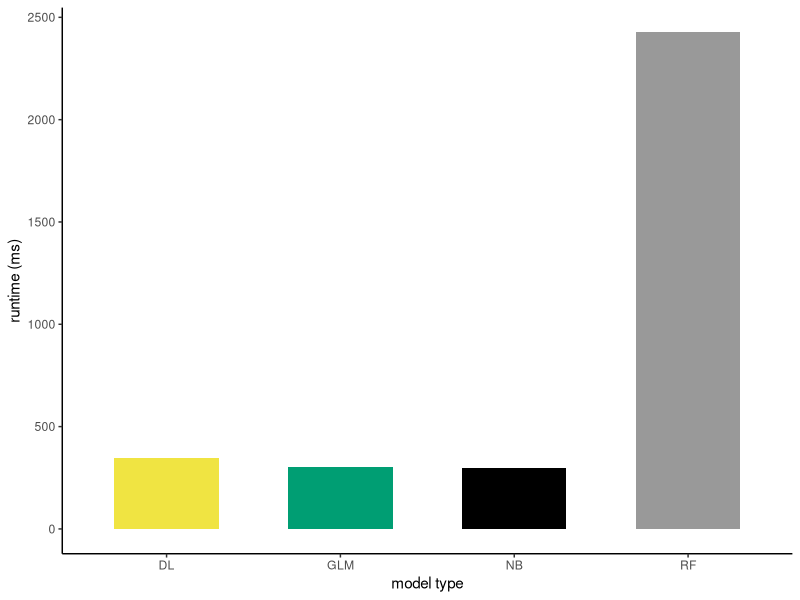
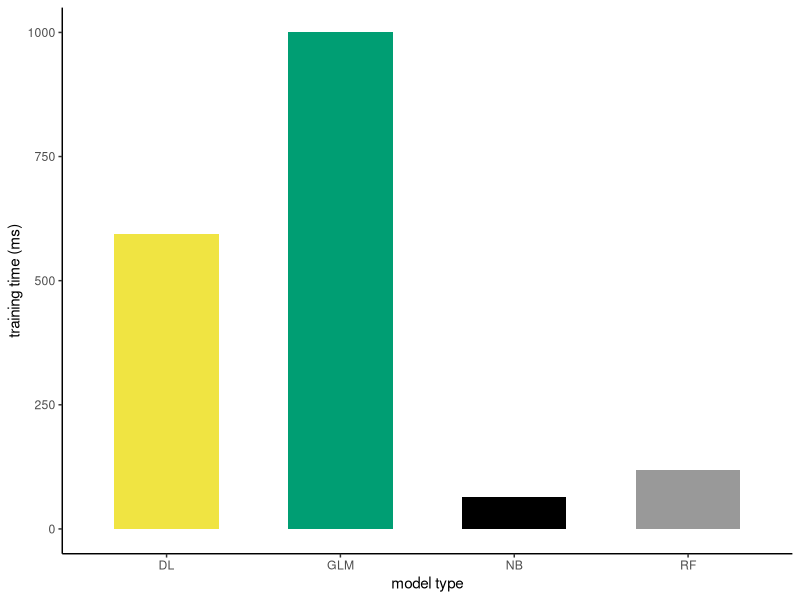
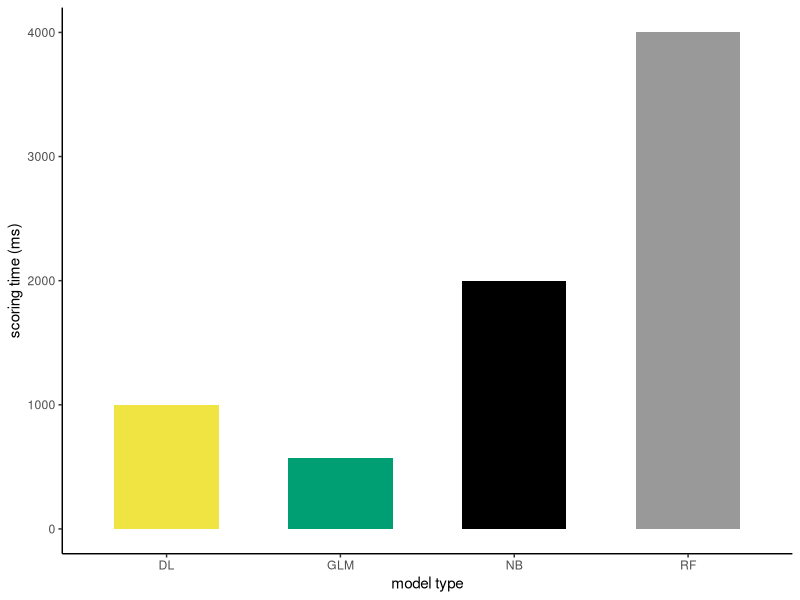

Here is the R script that generated these plots, in order:
###############################################################################
# Landscape Ecology and Data Science, HU Berlin
# Authors: Janis Klug
# Script for: Comparison of computational times of the rapidminer model runs
# Date: 25.03.2022

###############################################################################

# Loading required libraries
library(ggplot2)

# Models: Naive Bayes, Deep Learning, Generalized linear model, Random Forest 
# model type
model_type <- c('NB', 'DL', 'GLM', 'RF')

# Runtimes (ms)
runtime <- c(295.332, 344.315, 304.432, 2426.231)

# Training times (ms)
training_time <- c(64, 595, 1000, 119)

# Scoring times (ms)
scoring_time <- c(2000, 1000, 574, 4000)

###############################################################################

# Creating a computation times dataframe
df <- data.frame(model_type, runtime, 
                 training_time, scoring_time)

###############################################################################

# Creating bar plots
# Runtimes
p_rt <-ggplot(data=df, aes(x=model_type, y=runtime)) +
  geom_bar(stat="identity", width = 0.6, fill = c("#000000","#F0E442",
                                                  "#009E73","#999999"))+
  xlab("model type")+
  ylab("runtime (ms)")+
  theme_classic()
p_rt

# Creating bar plots
# training time
p_trt <-ggplot(data=df, aes(x=model_type, y=training_time)) +
  geom_bar(stat="identity", width = 0.6, fill = c("#000000","#F0E442",
                                                  "#009E73","#999999"))+
  xlab("model type")+
  ylab("training time (ms)")+
  theme_classic()
p_trt


# Creating bar plots
# scoring time 
p_st <-ggplot(data=df, aes(x=model_type, y=scoring_time)) +
  geom_bar(stat="identity", width = 0.6, fill = c("#000000","#F0E442",
                                                  "#009E73","#999999"))+
  xlab("model type")+
  ylab("scoring time (ms)")+
  theme_classic()
p_st




